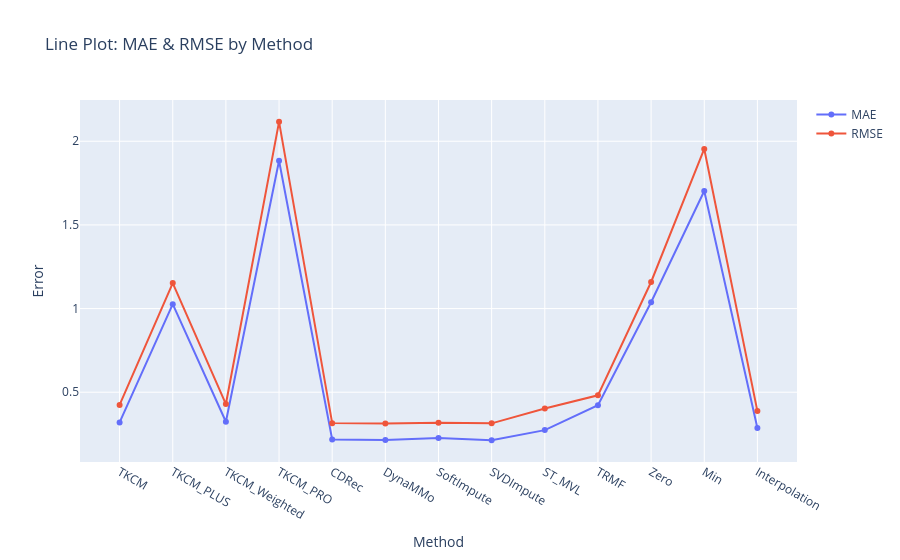

The code cell stored with this chart in its notebook:
### Markdown cell above
✅ TKCM_PRO – Use Summed Reference Series
🔧 What changes in TKCM_PRO?
-> we still slide over the reference matrix to find the top-k similar windows.
- But when imputing, instead of:
- using each individual reference series separately (as in original TKCM),
we:
- sum up the values across all reference series (i.e., row-wise sum at each mod(pos, L))
- then average those summed values for top-k matches.

### Code cell
# 📈 Line Chart (MAE & RMSE)
import plotly.graph_objects as go

fig = go.Figure()
fig.add_trace(go.Scatter(x=results_df["Method"], y=results_df["MAE"], mode='lines+markers', name='MAE'))
fig.add_trace(go.Scatter(x=results_df["Method"], y=results_df["RMSE"], mode='lines+markers', name='RMSE'))

fig.update_layout(title="Line Plot: MAE & RMSE by Method", xaxis_title="Method", yaxis_title="Error")
fig.show()

### Figure 1 — Plotly figure (JSON) as saved in the notebook; plotly's stock layout.template omitted (floating-point values rounded to 4 significant figures)
{"data": [{"mode": "lines+markers", "name": "MAE", "type": "scatter", "x": ["TKCM", "TKCM_PLUS", "TKCM_Weighted", "TKCM_PRO", "CDRec", "DynaMMo", "SoftImpute", "SVDImpute", "ST_MVL", "TRMF", "Zero", "Min", "Interpolation"], "y": [0.3197, 1.026, 0.3236, 1.883, 0.2181, 0.2141, 0.2267, 0.2136, 0.2736, 0.4224, 1.038, 1.703, 0.2864]}, {"mode": "lines+markers", "name": "RMSE", "type": "scatter", "x": ["TKCM", "TKCM_PLUS", "TKCM_Weighted", "TKCM_PRO", "CDRec", "DynaMMo", "SoftImpute", "SVDImpute", "ST_MVL", "TRMF", "Zero", "Min", "Interpolation"], "y": [0.4244, 1.152, 0.4295, 2.116, 0.3153, 0.3132, 0.3181, 0.3139, 0.4024, 0.4814, 1.159, 1.954, 0.3871]}], "layout": {"title": {"text": "Line Plot: MAE & RMSE by Method"}, "xaxis": {"title": {"text": "Method"}}, "yaxis": {"title": {"text": "Error"}}}}
